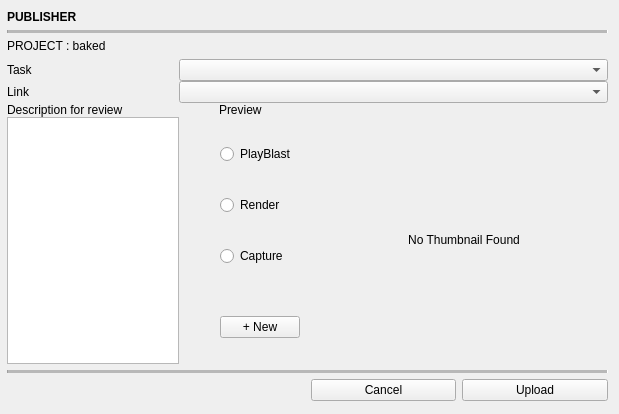
<?xml version="1.0" encoding="UTF-8"?>
<ui version="4.0">
 <class>Form</class>
 <widget class="QWidget" name="Form">
  <property name="geometry">
   <rect>
    <x>0</x>
    <y>0</y>
    <width>619</width>
    <height>414</height>
   </rect>
  </property>
  <property name="minimumSize">
   <size>
    <width>50</width>
    <height>0</height>
   </size>
  </property>
  <property name="windowTitle">
   <string>Form</string>
  </property>
  <widget class="QLabel" name="label_12">
   <property name="geometry">
    <rect>
     <x>70</x>
     <y>630</y>
     <width>561</width>
     <height>19</height>
    </rect>
   </property>
   <property name="font">
    <font>
     <bold>false</bold>
    </font>
   </property>
   <property name="text">
    <string/>
   </property>
  </widget>
  <widget class="QWidget" name="gridLayoutWidget">
   <property name="geometry">
    <rect>
     <x>7</x>
     <y>10</y>
     <width>601</width>
     <height>391</height>
    </rect>
   </property>
   <layout class="QGridLayout" name="gridLayout_6">
    <item row="1" column="2">
     <widget class="QLabel" name="label_4">
      <property name="font">
       <font>
        <bold>true</bold>
       </font>
      </property>
      <property name="text">
       <string>PUBLISHER</string>
      </property>
     </widget>
    </item>
    <item row="3" column="2">
     <widget class="QLabel" name="label_path_2">
      <property name="font">
       <font>
        <bold>false</bold>
       </font>
      </property>
      <property name="text">
       <string>PROJECT : baked</string>
      </property>
     </widget>
    </item>
    <item row="5" column="2">
     <widget class="Line" name="line_6">
      <property name="midLineWidth">
       <number>50</number>
      </property>
      <property name="orientation">
       <enum>Qt::Horizontal</enum>
      </property>
     </widget>
    </item>
    <item row="4" column="2">
     <layout class="QGridLayout" name="gridLayout_7">
      <property name="sizeConstraint">
       <enum>QLayout::SetDefaultConstraint</enum>
      </property>
      <property name="rightMargin">
       <number>0</number>
      </property>
      <property name="bottomMargin">
       <number>0</number>
      </property>
      <property name="spacing">
       <number>0</number>
      </property>
      <item row="3" column="6">
       <widget class="QLabel" name="label_thumbnail">
        <property name="sizePolicy">
         <sizepolicy hsizetype="Fixed" vsizetype="Fixed">
          <horstretch>0</horstretch>
          <verstretch>0</verstretch>
         </sizepolicy>
        </property>
        <property name="minimumSize">
         <size>
          <width>288</width>
          <height>162</height>
         </size>
        </property>
        <property name="maximumSize">
         <size>
          <width>288</width>
          <height>162</height>
         </size>
        </property>
        <property name="text">
         <string>No Thumbnail Found</string>
        </property>
        <property name="alignment">
         <set>Qt::AlignCenter</set>
        </property>
       </widget>
      </item>
      <item row="0" column="0">
       <widget class="QLabel" name="label_18">
        <property name="maximumSize">
         <size>
          <width>100</width>
          <height>16777215</height>
         </size>
        </property>
        <property name="text">
         <string>Task</string>
        </property>
       </widget>
      </item>
      <item row="3" column="2">
       <spacer name="horizontalSpacer_4">
        <property name="orientation">
         <enum>Qt::Horizontal</enum>
        </property>
        <property name="sizeType">
         <enum>QSizePolicy::Fixed</enum>
        </property>
        <property name="sizeHint" stdset="0">
         <size>
          <width>40</width>
          <height>20</height>
         </size>
        </property>
       </spacer>
      </item>
      <item row="1" column="0">
       <widget class="QLabel" name="label_21">
        <property name="maximumSize">
         <size>
          <width>100</width>
          <height>16777215</height>
         </size>
        </property>
        <property name="text">
         <string>Link</string>
        </property>
       </widget>
      </item>
      <item row="2" column="0">
       <widget class="QLabel" name="label_26">
        <property name="text">
         <string>Description for review</string>
        </property>
        <property name="alignment">
         <set>Qt::AlignLeading|Qt::AlignLeft|Qt::AlignTop</set>
        </property>
       </widget>
      </item>
      <item row="2" column="3" colspan="2">
       <widget class="QLabel" name="label_14">
        <property name="text">
         <string>Preview</string>
        </property>
        <property name="alignment">
         <set>Qt::AlignLeading|Qt::AlignLeft|Qt::AlignTop</set>
        </property>
       </widget>
      </item>
      <item row="3" column="5">
       <spacer name="horizontalSpacer_5">
        <property name="orientation">
         <enum>Qt::Horizontal</enum>
        </property>
        <property name="sizeType">
         <enum>QSizePolicy::Fixed</enum>
        </property>
        <property name="sizeHint" stdset="0">
         <size>
          <width>20</width>
          <height>20</height>
         </size>
        </property>
       </spacer>
      </item>
      <item row="0" column="1" colspan="8">
       <widget class="QComboBox" name="comboBox_task"/>
      </item>
      <item row="3" column="3" colspan="2">
       <layout class="QVBoxLayout" name="verticalLayout">
        <property name="spacing">
         <number>6</number>
        </property>
        <property name="leftMargin">
         <number>1</number>
        </property>
        <property name="topMargin">
         <number>1</number>
        </property>
        <item>
         <spacer name="verticalSpacer_5">
          <property name="orientation">
           <enum>Qt::Vertical</enum>
          </property>
          <property name="sizeType">
           <enum>QSizePolicy::Fixed</enum>
          </property>
          <property name="sizeHint" stdset="0">
           <size>
            <width>20</width>
            <height>1</height>
           </size>
          </property>
         </spacer>
        </item>
        <item>
         <widget class="QRadioButton" name="radioButton_playblast">
          <property name="text">
           <string>PlayBlast</string>
          </property>
         </widget>
        </item>
        <item>
         <widget class="QRadioButton" name="radioButton_render">
          <property name="text">
           <string>Render</string>
          </property>
         </widget>
        </item>
        <item>
         <widget class="QRadioButton" name="radioButton_capture">
          <property name="text">
           <string>Capture</string>
          </property>
         </widget>
        </item>
        <item>
         <spacer name="verticalSpacer_6">
          <property name="orientation">
           <enum>Qt::Vertical</enum>
          </property>
          <property name="sizeType">
           <enum>QSizePolicy::Fixed</enum>
          </property>
          <property name="sizeHint" stdset="0">
           <size>
            <width>20</width>
            <height>19</height>
           </size>
          </property>
         </spacer>
        </item>
        <item alignment="Qt::AlignHCenter">
         <widget class="QPushButton" name="pushButton_thumbnail">
          <property name="text">
           <string>+ New</string>
          </property>
         </widget>
        </item>
       </layout>
      </item>
      <item row="3" column="0">
       <widget class="QPlainTextEdit" name="plainTextEdit_description_review"/>
      </item>
      <item row="1" column="1" colspan="8">
       <widget class="QComboBox" name="comboBox_link"/>
      </item>
     </layout>
    </item>
    <item row="2" column="2">
     <widget class="Line" name="line_2">
      <property name="midLineWidth">
       <number>50</number>
      </property>
      <property name="orientation">
       <enum>Qt::Horizontal</enum>
      </property>
     </widget>
    </item>
    <item row="6" column="2">
     <layout class="QHBoxLayout" name="horizontalLayout_4">
      <item>
       <widget class="QLabel" name="label_24">
        <property name="maximumSize">
         <size>
          <width>16777215</width>
          <height>30</height>
         </size>
        </property>
        <property name="text">
         <string/>
        </property>
       </widget>
      </item>
      <item>
       <widget class="QLabel" name="label_25">
        <property name="maximumSize">
         <size>
          <width>16777215</width>
          <height>30</height>
         </size>
        </property>
        <property name="text">
         <string/>
        </property>
       </widget>
      </item>
      <item>
       <widget class="QPushButton" name="pushButton_cancel">
        <property name="text">
         <string>Cancel</string>
        </property>
       </widget>
      </item>
      <item>
       <widget class="QPushButton" name="pushButton_upload">
        <property name="text">
         <string>Upload</string>
        </property>
       </widget>
      </item>
     </layout>
    </item>
   </layout>
  </widget>
  <widget class="QLabel" name="label_info_2">
   <property name="geometry">
    <rect>
     <x>330</x>
     <y>740</y>
     <width>580</width>
     <height>18</height>
    </rect>
   </property>
   <property name="maximumSize">
    <size>
     <width>16777215</width>
     <height>30</height>
    </size>
   </property>
   <property name="styleSheet">
    <string notr="true">color: rgb(150, 187, 215);</string>
   </property>
   <property name="text">
    <string/>
   </property>
   <property name="alignment">
    <set>Qt::AlignRight|Qt::AlignTrailing|Qt::AlignVCenter</set>
   </property>
  </widget>
 </widget>
 <resources/>
 <connections/>
</ui>
